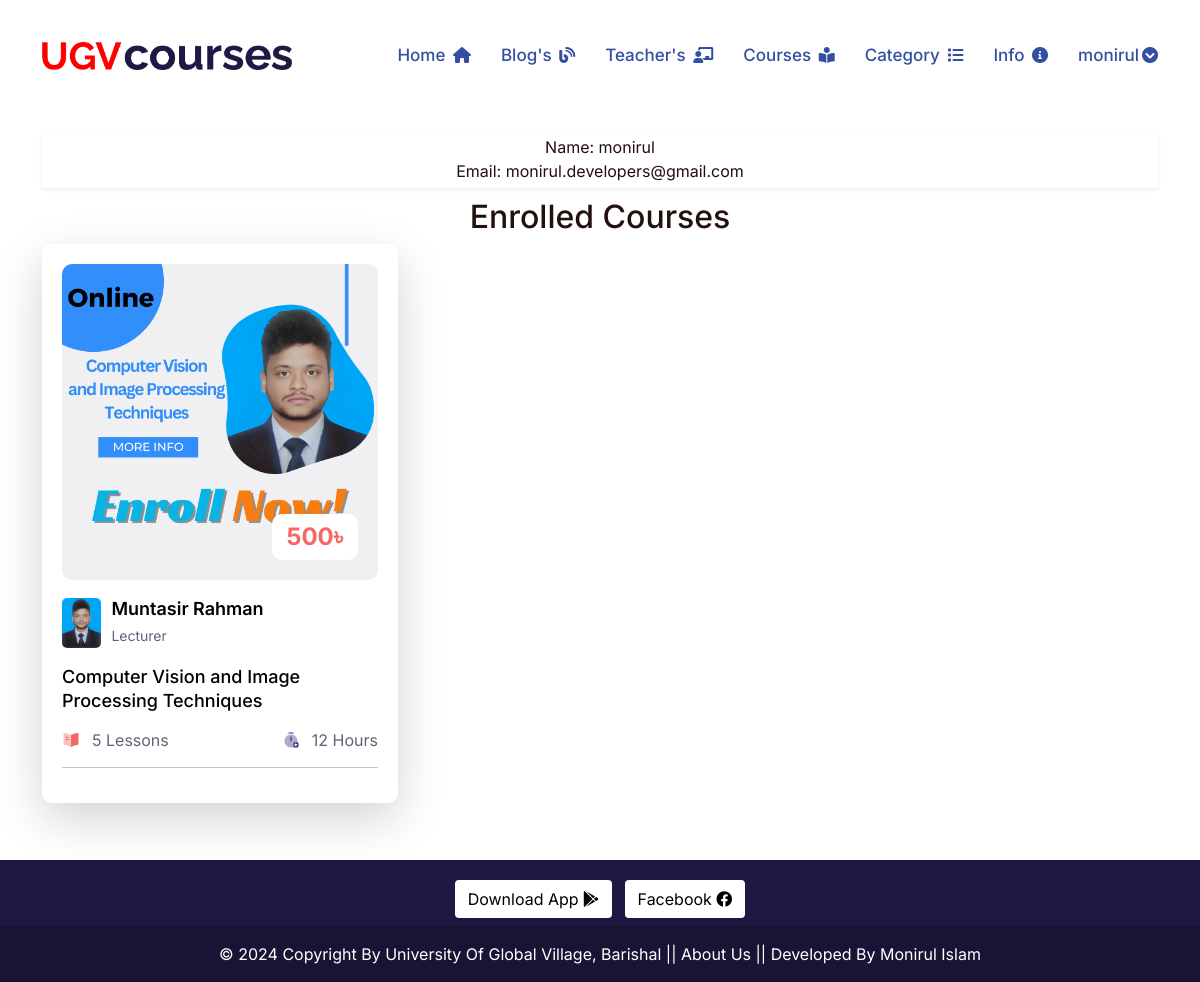
Page /dashboard/ (signed in) on the earlier database version.
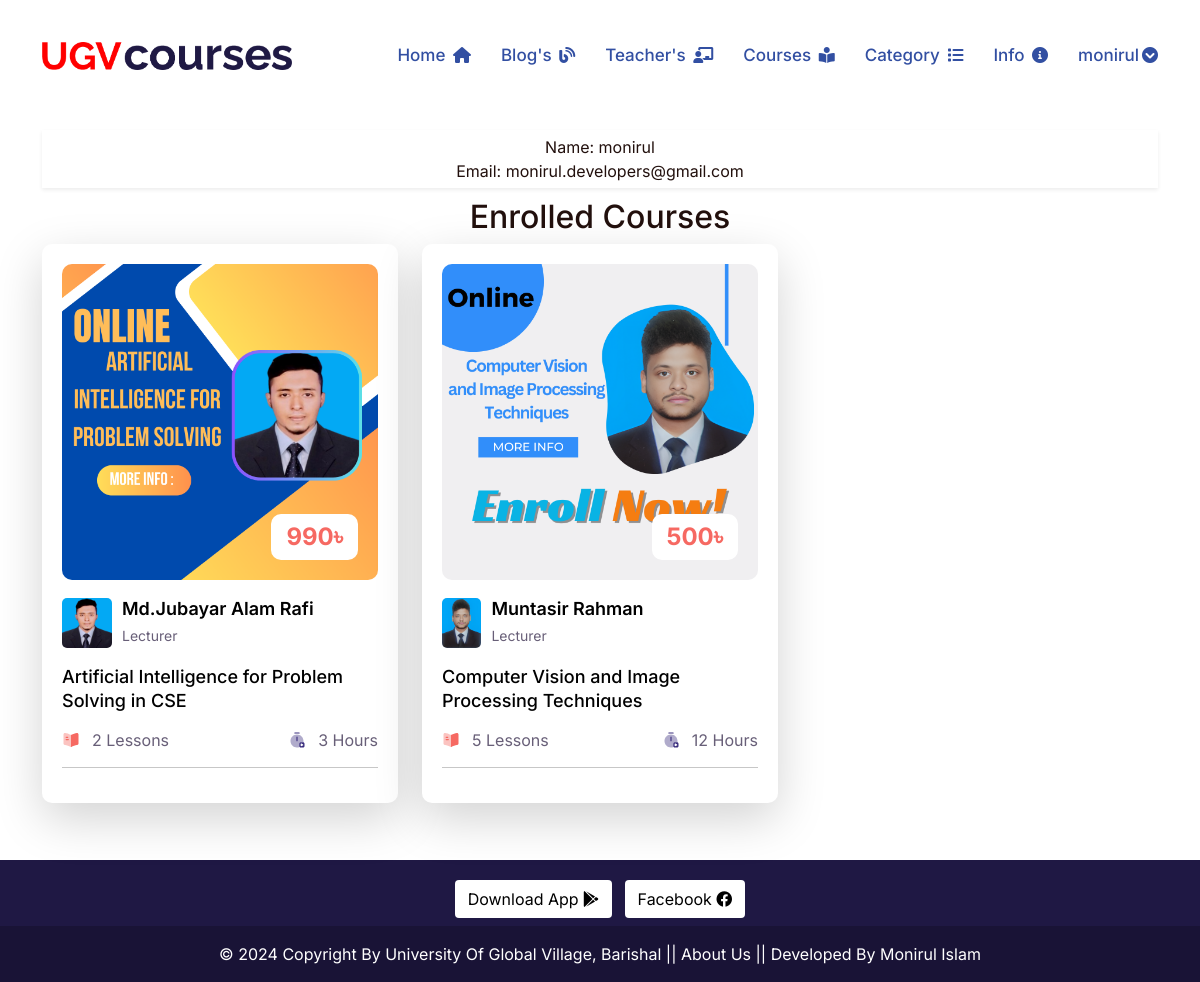
Same page on the later database version.
### lms/models.py (models this page shows, shortened)
class Enrollment(models.Model):
    SEMESTER_CHOICES = [
        ('1', 'Semester 1'),
        ('2', 'Semester 2'),
        ('3', 'Semester 3'),
        ('4', 'Semester 4'),
        ('5', 'Semester 5'),
        ('6', 'Semester 6'),
        ('7', 'Semester 7'),
        ('8', 'Semester 8'),
    ]
    DEPARTMENT_CHOICES = [
        ('CSE', 'Computer Science and Engineering'),
        ('EEE', 'Electrical and Electronics Engineering'),
        ('CE', 'Civil Engineering'),
        ('ENGLISH', 'English'),
        ('BBA', 'Bachelor of Business Administration'),
        ('MECHANICAL', 'Mechanical Engineering'),
    ]
    user = models.ForeignKey(User, on_delete=models.CASCADE)
    course = models.ForeignKey(Course, on_delete=models.CASCADE)
    portal_screenshot =models.FileField(
        upload_to='portal_screenshot/',
        validators=[FileExtensionValidator(allowed_extensions=['png','jpeg','jpg','gif','heif','heic'])]
    )
    student_id = models.CharField(max_length=20)
    transaction_id = models.CharField(max_length=50, unique=True)
    phone_regex = RegexValidator(
        regex=r'^\+?1?\d{9,15}$',  # Example regex for international phone numbers
        message="Phone number must be entered in the format: '+880 1XXX NNNNNN'. Up to 15 digits allowed."
    )
    phone_number = models.CharField(validators=[phone_regex], max_length=15, blank=True, null=True)
    name = models.CharField(max_length=100)
    department = models.CharField(max_length=50, choices=DEPARTMENT_CHOICES)
    semester = models.CharField(max_length=20, choices=SEMESTER_CHOICES)
    approved = models.BooleanField(default=False)
    batch_no = models.PositiveIntegerField()
    created_date = models.DateTimeField(auto_now_add=True)
    course_price = models.DecimalField(max_digits=10, decimal_places=2, blank=True, null=True)

class Course(models.Model):
    ADVANCED = 'Advanced'
    INTERMEDIATE = 'Intermediate'
    BASIC = 'Basic'
    SKILL_CHOICES = [
        (ADVANCED,'Advanced'),
        (INTERMEDIATE,'Intermediate'),
        ( BASIC ,'Basic'),
    ]
    BANGLA = 'Bangla'
    ENGLISH = 'English'
    LANGUAGE_CHOOSE = [
        (BANGLA ,'Bangla'),
        (ENGLISH ,'English'),
    ]
    author = models.ForeignKey(Author, related_name='course_author', on_delete=models.CASCADE)
    category = models.ForeignKey(Category, related_name='course_category', on_delete=models.CASCADE)
    title = models.CharField(max_length=300, unique=True)
    slug = models.SlugField( max_length=350, null=True, blank=True)
    duration = models.PositiveIntegerField(default=0)
    skill_level = models.CharField(max_length=50, choices=SKILL_CHOICES, default=BASIC)
    language = models.CharField(max_length=20, choices=LANGUAGE_CHOOSE, default=BANGLA)
    course_details = RichTextField()
    banner = models.ImageField(upload_to='courses_banner/')
    price = models.PositiveIntegerField(default=0)
    created_date = models.DateTimeField(auto_now_add=True)

class Author(models.Model):
    name = models.CharField(max_length=100, unique=True)
    image = models.ImageField(upload_to='author_images/')
    designation = models.CharField(max_length=150)
    phone_regex = RegexValidator(
        regex=r'^\+?1?\d{9,15}$',  # Example regex for international phone numbers
        message="Phone number must be entered in the format: '+880 1XXX NNNNNN'. Up to 15 digits allowed."
    )
    phone_number = models.CharField(validators=[phone_regex], max_length=16, blank=True, null=True)
    email =models.EmailField(max_length=50)
    slug = models.SlugField(null=True, blank=True)

### lms/views.py (the view)
# urls.py: path('dashboard/', dashboard, name='dashboard'),
@login_required(login_url='profile')
def dashboard(request):
    user_enrollments = Enrollment.objects.filter(user=request.user, approved=True)
    return render(request, 'dashboard.html', {'user_enrollments': user_enrollments})

### lms/context_processors.py (called while the page is built)
def get_all_categories(request):
    categories = Category.objects.all()
    category_counts = []
    for category in categories:
        course_count = Course.objects.filter(category=category).count()
        if course_count > 0:  # Only include non-empty categories
            category_counts.append({'category': category, 'course_count': course_count})
    context = {
        "categories":categories,
        "category_counts": category_counts,
    }
    return context

### templates/dashboard.html (shortened to what this page needs)
{% extends 'base.html' %}
{% load static %}
{% block content %}
<div class="container " style="margin-top: 130px; list-style: none;">
  <div class="shadow-sm" style="padding: 5px; text-align: center;">
    <li>Name: {{request.user.username}}</li>
    <li>Email: {{request.user.email}}</li>
  </div>
 <section>
    <h1 style="text-align: center; margin-top:10px;">Enrolled Courses</h1>
    <div class="row ">
        {% if user_enrollments %}
        <ul>
            <div class="row">
            {% for enrollment in user_enrollments reversed %}
             <div class="col-lg-4 ">
                <div class="course-box d-flex aos" data-aos="fade-up">
                    <div class="product shadow-lg">
                    <div class="product-img">
                        <a href="{% url 'course_playlist' course_slug=enrollment.course.slug %}">
                        <img
                            class="img-fluid"
                            alt
                            src="{{enrollment.course.banner.url}}"
                        />
                        </a>
                        <div class="price">
                        <h3>{{enrollment.course.price}}&#2547;</h3>
                        </div>
                    </div>
                    <div class="product-content">
                        <div class="course-group d-flex">
                        <div class="course-group-img d-flex">
                            {% if enrollment.course.author.slug %}
                                <a href="{% url 'author_details' enrollment.course.author.slug %}">
                                    <img src="{{ enrollment.course.author.image.url }}" alt="{{ enrollment.course.author.name }}" class="img-fluid" />
                                </a>
                                <div class="course-name">
                                    <h4>
                                        <a href="{% url 'author_details' enrollment.course.author.slug %}">{{ enrollment.course.author.name }}</a>
                                    </h4>
                                    <p>{{ enrollment.course.author.designation }}</p>
                                </div>
                            {% endif %}
                        </div>
                    </div>
                        <h3 class="title instructor-text">
                        <a href="{% url 'course_playlist' course_slug=enrollment.course.slug %}"
                            >{{enrollment.course.title}}</a
                        >
                        </h3>
                        <div class="course-info d-flex align-items-center">
                        <div class="rating-img d-flex align-items-center">
                            <img
                            src="{% static 'assets/img/icon/icon-01.svg' %}"
                            alt
                            />
                            <p>{{enrollment.course.videos.all.count }} Lessons </p>
                        </div>
                        <div class="course-view d-flex align-items-center">
                            <img
                            src="{% static 'assets/img/icon/icon-02.svg' %}"
                            alt
                            />
                            <p>{{enrollment.course.duration}} Hours</p>
                        </div>
                        </div>
                    </div>
                    </div>
                </div>
            </div>
            {% endfor %}
        </div>
          </ul>
        {% else %}
          <p>You are not currently enrolled in any courses.</p>
        {% endif %}
      </div>
 </section>
</div>
{% endblock content %}

### templates/base.html (shortened to what this page needs)
{% load static %}
<!DOCTYPE html>
<html lang="en">
  <head>
    <link rel="stylesheet" href="{% static 'assets/css/bootstrap.min.css' %}" />
    <link
      rel="stylesheet"
      href="{% static 'assets/plugins/fontawesome/css/fontawesome.min.css' %}"
    />
    <link
      rel="stylesheet"
      href="{% static 'assets/plugins/fontawesome/css/all.min.css' %}"
    />
    <link
      rel="stylesheet"
      href="{% static 'assets/css/owl.carousel.min.css' %}"
    />
    <link
      rel="stylesheet"
      href="{% static 'assets/css/owl.theme.default.min.css' %}"
    />
    <link
      rel="stylesheet"
      href="{% static 'assets/plugins/slick/slick.css' %}"
    />
    <link
      rel="stylesheet"
      href="{% static 'assets/plugins/slick/slick-theme.css' %}"
    />
    <link
      rel="stylesheet"
      href="{% static 'assets/plugins/select2/css/select2.min.css' %}"
    />
    <link rel="stylesheet" href="{% static 'assets/plugins/aos/aos.css' %}" />
    <link rel="stylesheet" href="{% static 'assets/css/style.css' %}" />
    <link rel="stylesheet" href="{% static 'assets/css/custom.css' %}" />
  </head>
  <body>
    <div class="main-wrapper">
      {% include 'header.html' %}
      {% block content %}
      {% endblock content %}
      {% include 'footer.html' %}
    </div>
  </body>
</html>

### templates/header.html (shortened to what this page needs)
{% load static %}
  <header class="header header-two">
    <div class="header-fixed">
      <nav class="navbar navbar-expand-lg header-nav scroll-sticky">
        <div class="container">
          <div class="navbar-header">
            <a href="{% url 'home' %}" class="navbar-brand logo ">
              <img  src="{% static 'assets/img/myimg/ugvlogo.png' %}" class="myimg" alt="Logo" />
            </a>
          </div>
          <div class="main-menu-wrapper">
            <ul class="main-nav">
              <li>
                <a href="{% url 'home' %}">Home <i class="fa-solid fa-house" style="font-size: 16px;"></i></a>
              </li>
              <li><a href="{% url 'author_list' %}">Blog's <i class="fa-solid fa-blog" style="font-size: 16px;"></i></a></li>
              <li>
                <a href="{% url 'author_list' %}">Teacher's <i class="fas fa-chalkboard-teacher" style="font-size: 16px;"></i></a>
              </li>
              <li >
                <a href="{% url 'courses' %}">Courses <i class="fa-solid fa-book-open-reader" style="font-size: 16px;"></i></a>
              </li>
              <li class="has-submenu menu-effect" >
                <a href="javascript:void(0)">Category <i class="fa-solid fa-list" style="font-size: 16px;"></i></a>
              </li>
              <li class="has-submenu menu-effect">
                <a href="javascript:void(0)">Info <i class="fa-solid fa-circle-info" style="font-size: 16px;"></i></a>
              </li>
              {% if request.user.is_authenticated %}
              <li class="has-submenu menu-effect">
                <a href="javascript:void(0)"> {{request.user.username}}<i class="fa-solid fa-circle-chevron-down" style="font-size: 16px;"></i></a>
              </li>
              {% endif %}
            </ul>
          </div>
        </div>
      </nav>
    </div>
  </header>

### templates/footer.html (shortened to what this page needs)
{% load static %}
{% load static %}
<div  class="container-fluid my-3 custom-container">
<footer class=" text-center text-white" style="background-color: #1F1844;">
  <div class="container-fluid p-3 pb-0">
    <section class="mb-1">
      <a class="btn btn-floating m-1 "  style="background-color: white; color:black;" href="#" role="button"
        >Download App  <i class="fa-brands fa-google-play"></i>
     </a>
      <a class="btn  btn-floating m-1" style="background-color: white; color:black;" href="https://www.facebook.com/ugvbarisal/" role="button"
        > Facebook <i class="fa-brands fa-facebook"></i>
      </a>
    </section>
  </div>
  <div class="text-center p-3" style="background-color: rgba(0, 0, 0, 0.2);">
    <a  class="text-white" target="_blank" href="https://ugv.edu.bd/">© 2024 Copyright By University Of Global Village, Barishal</a> ||
    <a class="text-white"  href="{% url 'about' %}">About Us</a> ||
    <a class="text-white" target="_blank" href="https://www.facebook.com/moniruldevelopers"> Developed By Monirul Islam</a>
  </div>
</footer>
</div>

### lms/static/assets/css/custom.css (style rules this page uses)
.price { min-width: 64px !important; padding: 9px 15px; }
.myimg { max-width: 250px !important; }

### templates/footer.html (style rules this page uses)
.custom-container { padding-left: 0; padding-right: 0; }

Differences in the rows shown:
added Enrollment: course.banner (picture), course.price "990", course.author.image (picture), course.author.name "Md.Jubayar Alam Rafi", course.author.designation "Lecturer", course "Artificial Intelligence for Problem Solving in CSE", course.videos.all.count "2", course.duration "3"
